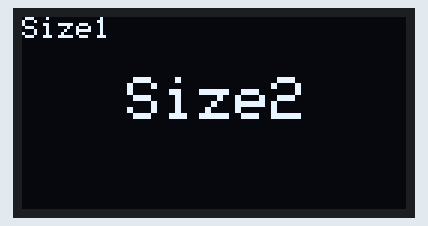
Simulated run of this sketch. Board: Arduino Uno, built with avr-gcc and run on an emulated ATmega328P. Shown: 128×64 one-colour display.

Above: at 0.1 s.

The sketch:

AWiFi_TestOLED.ino
```cpp
#include <Wire.h>                   // Include library
#include <SPI.h>
#include <Adafruit_GFX.h>
#include <Adafruit_SSD1306.h>

#define SCREEN_WIDTH 128 // OLED display width, in pixels
#define SCREEN_HEIGHT 64 // OLED display height, in pixels

// Declaration for an SSD1306 display connected to I2C (SDA, SCL pins)
#define OLED_RESET     -1 // Reset pin # (or -1 if sharing Arduino reset pin)
Adafruit_SSD1306 OLED(SCREEN_WIDTH, SCREEN_HEIGHT, &Wire, OLED_RESET);

void setup()   {
  Serial.begin(115200);
  OLED.begin(SSD1306_SWITCHCAPVCC, 0x3C);
  // initialize with the I2C addr 0x3C (for the 128x64)
}

void loop() {
  OLED.clearDisplay();               //Clear display
  OLED.setTextColor(WHITE);          //Set text color
  OLED.setCursor(0,0);               //Set display start position
  OLED.setTextSize(1);               //Set text size x1
  OLED.println("Size1");             //Type message
  OLED.setCursor(35,20);             //Set display postion
  OLED.setTextSize(2);               //Set text size x2
  OLED.println("Size2");             //Type message
  OLED.display();                    //Enable display
}
```
